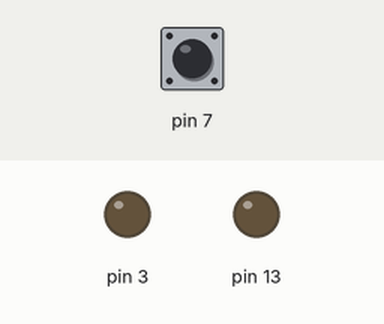
Recording of a sketch running on a simulated Arduino Uno, built with avr-gcc and run on an emulated ATmega328P. Shown: output pins drawn as LEDs (lit = HIGH). Inputs (shaded band) come from the test bench; at power-on: pin 7 HIGH. What the sketch prints to the serial monitor is not drawn.

Above: at 1.2 s.
1.3 s: pin 7 pulled LOW for 0.15 s
Timing chart, 0 to 4.3 s (numbered marks = the images above; inputs shaded):
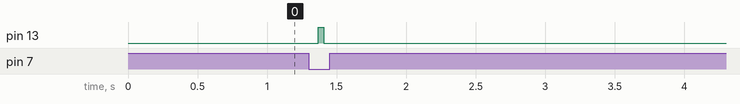

The sketch:

OMF_IRsend.ino
```cpp
// (licence header left out)
#include <IRremote.h>

IRsend irsend;

int bRead = 0;

void setup()
{
  Serial.begin(9600);
  pinMode(7,INPUT_PULLUP);
  pinMode(3,OUTPUT);
  pinMode(13,OUTPUT);
  digitalWrite(13,LOW);
}

void loop() {

  if (bRead == HIGH && digitalRead(7) == LOW) {

      irsend.sendNEC(0x2107EE11, 32);
      digitalWrite(13,HIGH);
      delay(40);
      digitalWrite(13,LOW);
      Serial.println("boop");
  }
  bRead = digitalRead(7);
  delay(50);
}
```

Measured:
- after the input at 1.3 s, pin 13: LOW → HIGH after 0.07 s, → LOW 0.04 s later
